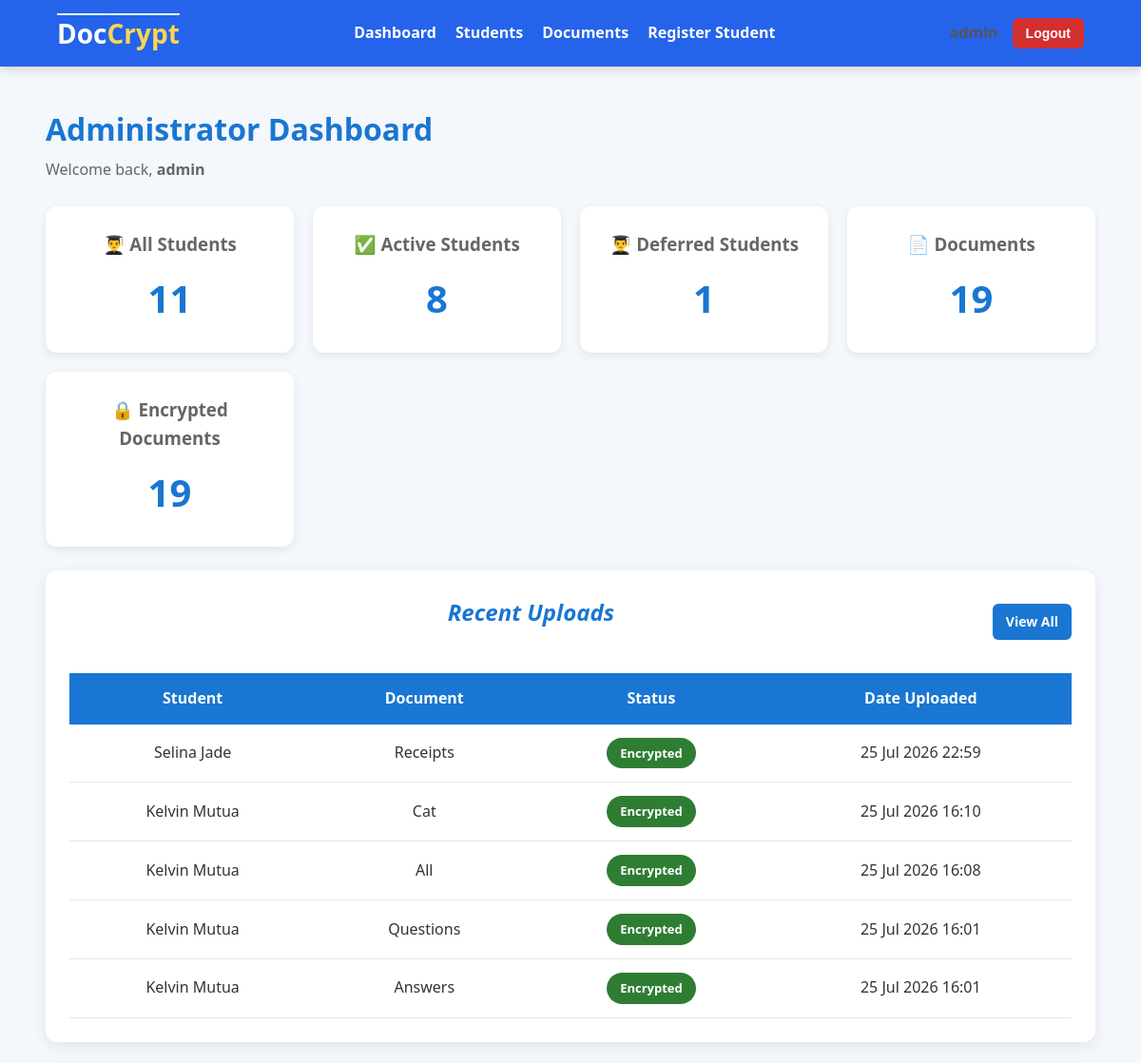
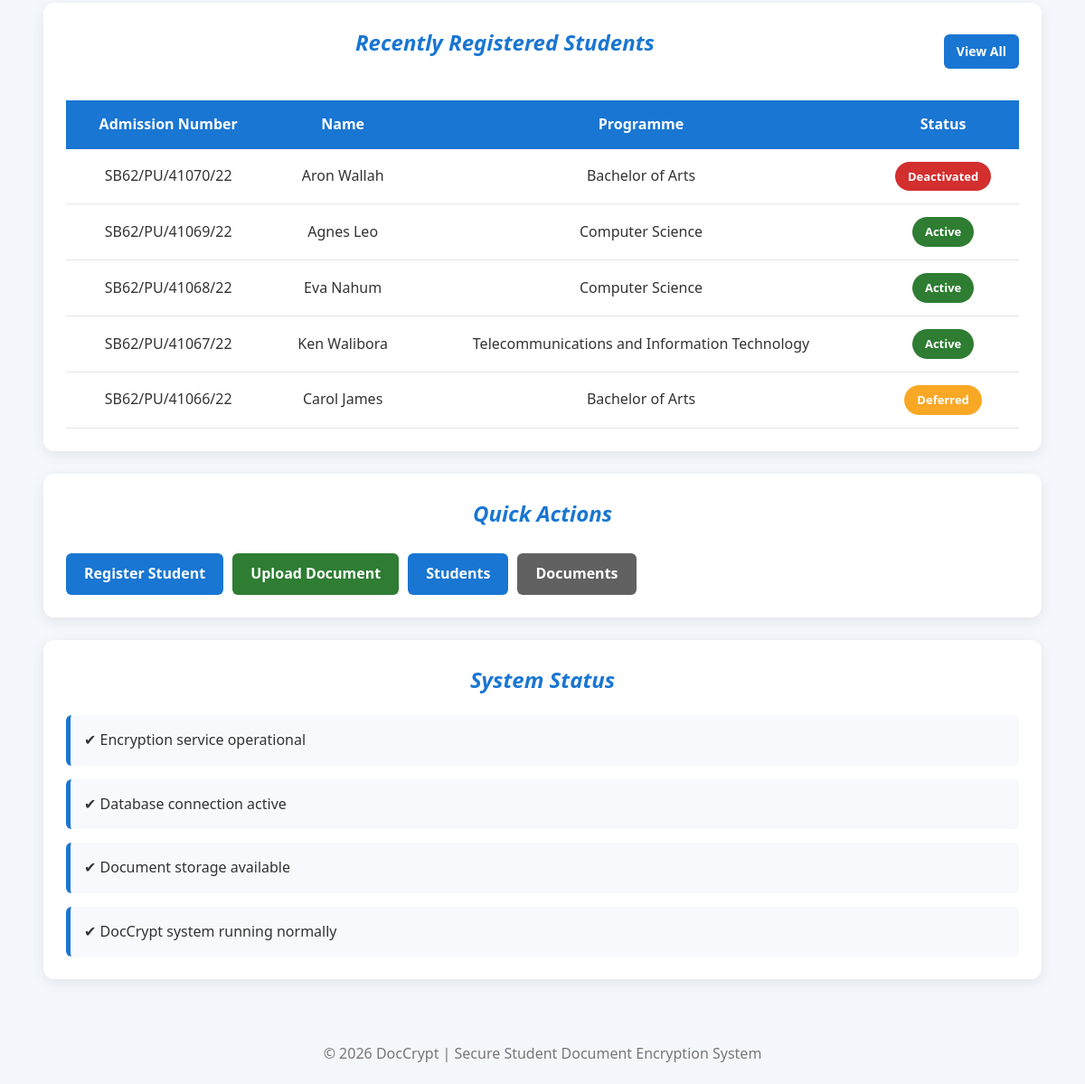
The app's page /dashboard/ (signed in) with its own data (2 pictures, top to bottom).
### users/models.py (models this page shows, shortened)
class CustomUser(AbstractUser):
    class Role(models.TextChoices):
        ADMIN = "ADMIN", "Administrator"
        STUDENT = "STUDENT", "Student"
    role = models.CharField(max_length=20, choices=Role.choices, default=Role.STUDENT)
    must_change_password = models.BooleanField(default=True)
    objects = CustomUserManager()
    @property
    def is_admin(self):
        return self.role == self.Role.ADMIN or self.is_superuser
    class Meta:
        verbose_name = "User"
        verbose_name_plural = "Users"

### documents/models.py (models this page shows, shortened)
class Document(models.Model):
    class Status(models.TextChoices):
        PENDING = "PENDING", "Pending"
        ENCRYPTED = "ENCRYPTED", "Encrypted"
    student = models.ForeignKey(Student, on_delete=models.CASCADE, related_name="documents")
    uploaded_by = models.ForeignKey(CustomUser, on_delete=models.SET_NULL, null=True, related_name="uploaded_documents")
    title = models.CharField( max_length=255)
    original_file = models.FileField(upload_to="documents/original/")
    encrypted_file = models.FileField(upload_to="documents/encrypted/", null=True, blank=True)
    encrypted_key = models.BinaryField(null=True, blank=True)
    status = models.CharField(max_length=30, choices=Status.choices, default=Status.PENDING, db_index=True)
    uploaded_at = models.DateTimeField(auto_now_add=True)
    encrypted_at = models.DateTimeField(null=True, blank=True)
    class Meta:
        ordering = ["-uploaded_at"]
        verbose_name = "Document"
        verbose_name_plural = "Documents"

### student/models.py (models this page shows, shortened)
class Student(models.Model):
    class Status(models.TextChoices):
        ACTIVE = "ACTIVE", "Active"
        DEFERRED = "DEFERRED", "Deferred"
        GRADUATED = "GRADUATED", "Graduated"
        DEACTIVATED = "DEACTIVATED", "Deactivated"
    user = models.OneToOneField(CustomUser,on_delete=models.CASCADE,related_name="student")
    admission_number = models.CharField(max_length=25,unique=True)
    first_name = models.CharField(max_length=50)
    last_name = models.CharField(max_length=50)
    phone_number = models.CharField(max_length=15,blank=True)
    programme = models.CharField(max_length=50)
    department = models.CharField(max_length=50)
    year_of_study = models.PositiveSmallIntegerField(default=1)
    status = models.CharField(max_length=25,choices=Status.choices, default=Status.ACTIVE)
    class Meta:
        ordering = ["admission_number"]
        verbose_name = "Student"
        verbose_name_plural = "Students"
    @property
    def full_name(self):
        return f"{self.first_name} {self.last_name}"

### users/views.py (the view, shortened to what this page needs)
# urls.py: path("dashboard/", views.dashboard, name="dashboard"),
@login_required
def dashboard(request):
    if request.user.is_admin:
        total_students = Student.objects.count()
        active_students = Student.objects.filter(status=Student.Status.ACTIVE).count()
        deferred_students = Student.objects.filter(status =Student.Status.DEFERRED).count()
        graduated_students = Student.objects.filter(status=Student.Status.GRADUATED)
        total_documents = Document.objects.count()
        encrypted_documents = Document.objects.filter(status=Document.Status.ENCRYPTED).count()
        recent_documents = Document.objects.select_related("student").order_by("-uploaded_at")[:5]
        recent_students = Student.objects.order_by("-id")[:5]
        context = {
            "total_students": total_students,
            "active_students": active_students,
            "deferred_students": deferred_students,
            "graduated_students": graduated_students,
            "total_documents": total_documents,
            "encrypted_documents": encrypted_documents,
            "recent_documents": recent_documents,
            "recent_students": recent_students,
        }
        return render(request, "users/admin_dashboard.html", context)

### users/templates/users/admin_dashboard.html (shortened to what this page needs)
{% extends "users/base.html" %}
{% block content %}
<div class="page-header">
    <div>
        <h1>Administrator Dashboard</h1>
        <p>Welcome back, <strong>{{ request.user.username }}</strong></p>
    </div>
</div>
<div class="dashboard-grid">
    <div class="dashboard-card">
        <h3> 👨‍🎓 All Students</h3>
        <h1> {{ total_students }} </h1>
    </div>
    <div class="dashboard-card">
        <h3>✅ Active Students</h3>
        <h1> {{ active_students }} </h1>
    </div>
    <div class="dashboard-card">
        <h3>👨‍🎓 Deferred Students</h3>
        <h1> {{ deferred_students }} </h1>
    </div>
    <div class="dashboard-card">
        <h3> 📄 Documents</h3>
        <h1> {{ total_documents }} </h1>
    </div>
    <div class="dashboard-card">
        <h3>🔒 Encrypted Documents</h3>
        <h1> {{ encrypted_documents }} </h1>
    </div>
</div>
<div class="card">
    <div class="page-header">
        <h2 class="card-title">Recent Uploads</h2>
        <a href="{% url 'document_list' %}" class="btn btn-primary btn-small">View All</a>
    </div>
    <table>
        <thead>
            <tr>
                <th>Student</th>
                <th>Document</th>
                <th>Status</th>
                <th>Date Uploaded</th>
            </tr>
        </thead>
        <tbody>
            {% for document in recent_documents %}
            <tr>
                <td> {{ document.student.full_name }} </td>
                <td> {{ document.title }} </td>
                <td>
                    {% if document.status == "ENCRYPTED" %}
                        <span class="badge badge-success">
                            {{ document.get_status_display }}
                        </span>
                    {% else %}
                        <span class="badge badge-warning">
                            {{ document.get_status_display }}
                        </span>
                    {% endif %}
                </td>
                <td> {{ document.uploaded_at|date:"d M Y H:i" }} </td>
            </tr>
            {% empty %}
            <tr>
                <td colspan="4">No uploaded documents.</td>
            </tr>
            {% endfor %}
        </tbody>
    </table>
</div>
<div class="card">
    <div class="page-header">
        <h2 class="card-title">Recently Registered Students</h2>
        <a href="{% url 'student_list' %}" class="btn btn-primary btn-small">View All</a>
    </div>
    <table>
        <thead>
            <tr>
                <th>Admission Number</th>
                <th>Name</th>
                <th>Programme</th>
                <th>Status</th>
            </tr>
        </thead>
        <tbody>
            {% for student in recent_students %}
            <tr>
                <td> {{ student.admission_number }} </td>
                <td> {{ student.full_name }} </td>
                <td> {{ student.programme }} </td>
                <td>
                    {% if student.status == "ACTIVE" %}
                        <span class="badge badge-success">
                            {{ student.get_status_display }}
                        </span>
                    {% elif student.status == "DEFERRED" %}
                        <span class="badge badge-warning">
                            {{ student.get_status_display }}
                        </span>
                    {% elif student.status == "DEACTIVATED" %}
                        <span class="badge badge-danger">
                            {{ student.get_status_display }}
                        </span>
                    {% else %}
                        <span class="badge badge-secondary">
                            {{ student.get_status_display }}
                        </span>
                    {% endif %}
                </td>
            </tr>
            {% empty %}
            <tr>
                <td colspan="4">No registered students.</td>
            </tr>
            {% endfor %}
        </tbody>
    </table>
</div>
<div class="card">
    <h2 class="card-title">Quick Actions</h2>
    <div class="card-actions">
        <a href="{% url 'register_student' %}" class="btn btn-primary">Register Student</a>
        <a href="{% url 'upload_document' %}" class="btn btn-success">Upload Document</a>
        <a href="{% url 'student_list' %}" class="btn btn-primary">Students</a>
        <a href="{% url 'document_list' %}" class="btn btn-secondary">Documents</a>
    </div>
</div>
<div class="card">
    <h2 class="card-title">System Status</h2>
    <div class="security-list">
        <div class="security-item">
            ✔ Encryption service operational
        </div>
        <div class="security-item">
            ✔ Database connection active
        </div>
        <div class="security-item">
            ✔ Document storage available
        </div>
        <div class="security-item">
            ✔ DocCrypt system running normally
        </div>
    </div>
</div>
{% endblock %}

### static/css/style.css (style rules this page uses)
* { margin:0; padding:0; box-sizing:border-box; }
body { font-family:"Segoe UI",Tahoma,Geneva,Verdana,sans-serif; background:#f4f7fb; color:#333; line-height:1.6; }
h2 { text-align: center; font-style: oblique; color: rgb(109, 166, 216); }
.page-header { display:grid; grid-template-columns: 1fr auto; align-items:center; margin-bottom:25px; }
.page-header h1 { color:#1976d2; margin-bottom:5px; }
.page-header p { color:#666; }
.card { background:white; border-radius:12px; padding:25px; margin-bottom:25px; box-shadow:0 4px 15px rgba(0,0,0,.08); }
.card-title { margin-bottom:20px; color:#1976d2; }
.card-actions { margin-top:25px; display:flex; gap:10px; flex-wrap:wrap; }
.btn { display:inline-flex; align-items:center; justify-content:center; gap:8px; padding:10px 20px; border:none; border-radius:6px; cursor:pointer; text-decoration:none; font-weight:600; transition:.3s; }
.btn-primary { background:#1976d2; color:white; }
.btn-success { background:#2e7d32; color:white; }
.btn-secondary { background:#616161; color:white; width: fit-content; }
.btn-small { padding:8px 14px; font-size:14px; }
table { width:100%; border-collapse:collapse; }
th { background:#1976d2; color:white; padding:14px; text-align:center; }
td { padding:14px; border-bottom:1px solid #e5e5e5; text-align: center; }
.badge { display:inline-block; padding:6px 14px; border-radius:30px; color:white; font-size:13px; font-weight:600; }
.badge-success { background:#2e7d32; }
.badge-warning { background:#f9a825; }
.badge-danger { background: #d32f2f; }
.dashboard-grid { display:grid; grid-template-columns:repeat(auto-fit,minmax(220px,1fr)); gap:20px; margin-bottom:25px; }
.dashboard-card { background:white; padding:25px; border-radius:12px; box-shadow:0 3px 10px rgba(0,0,0,.08); text-align:center; }
.dashboard-card h3 { color:#666; margin-bottom:10px; }
.dashboard-card h1 { font-size:40px; color:#1976d2; }
.security-list { display:flex; flex-direction:column; gap:15px; }
.security-item { background:#f8f9fc; border-left:5px solid #1976d2; padding:15px; border-radius:6px; font-weight:500; }

### records on screen
CustomUser: user.username "admin"
Document: student.full_name "Selina Jade", title "Receipts", status "Encrypted", uploaded_at "25 Jul 2026 22:59"
Document: student.full_name "Kelvin Mutua", title "Cat", status "Encrypted", uploaded_at "25 Jul 2026 16:10"
Document: student.full_name "Kelvin Mutua", title "All", status "Encrypted", uploaded_at "25 Jul 2026 16:08"
Document: student.full_name "Kelvin Mutua", title "Questions", status "Encrypted", uploaded_at "25 Jul 2026 16:01"
Document: student.full_name "Kelvin Mutua", title "Answers", status "Encrypted", uploaded_at "25 Jul 2026 16:01"
Student: admission_number "SB62/PU/41070/22", full_name "Aron Wallah", programme "Bachelor of Arts", status "Deactivated"
Student: admission_number "SB62/PU/41069/22", full_name "Agnes Leo", programme "Computer Science", status "Active"
Student: admission_number "SB62/PU/41068/22", full_name "Eva Nahum", programme "Computer Science", status "Active"
Student: admission_number "SB62/PU/41067/22", full_name "Ken Walibora", programme "Telecommunications and Information Technology", status "Active"
Student: admission_number "SB62/PU/41066/22", full_name "Carol James", programme "Bachelor of Arts", status "Deferred"

### other values on screen
{{ total_students }} "11"
{{ active_students }} "8"
{{ deferred_students }} "1"
{{ total_documents }} "19"
{{ encrypted_documents }} "19"
